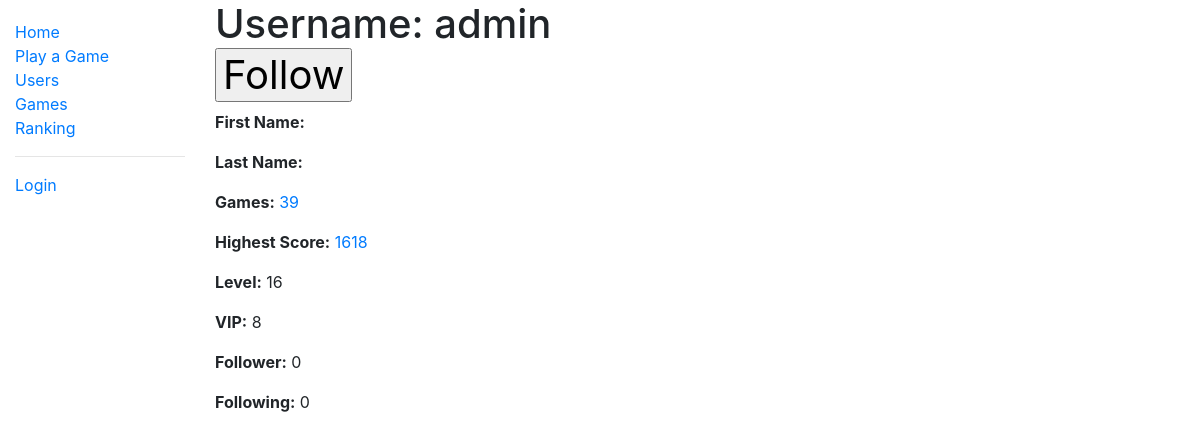
Before: /two_zero_four_eight/user/1 with the older database file.
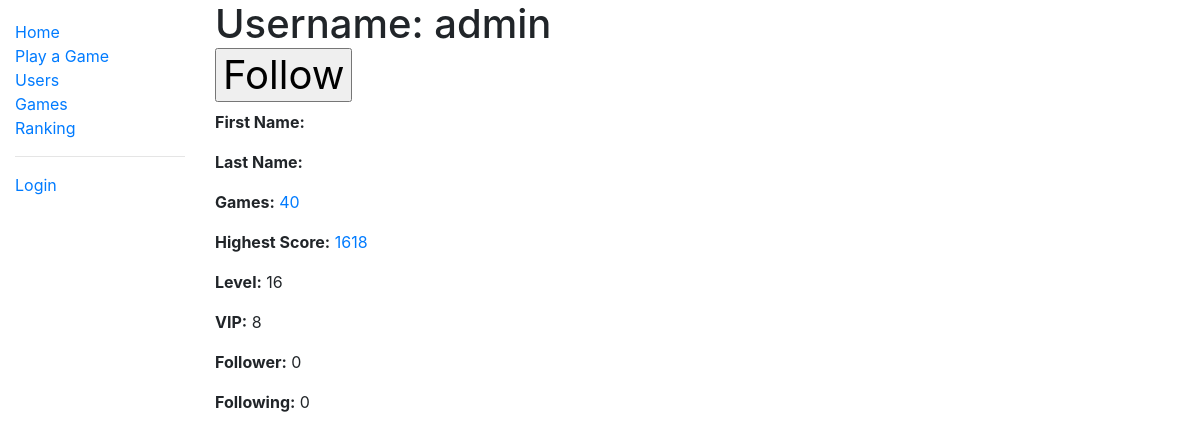
After: the same page with the newer database file.
### two_zero_four_eight/models.py (models this page shows, shortened)
class User(AbstractUser):
    game_played = models.IntegerField(verbose_name='Number of Games Played', default=0)
    highest_score = models.PositiveIntegerField(verbose_name='Highest Score', null=True, blank=True)
    fastest_solve = models.PositiveIntegerField(verbose_name='Fastest Solve', null=True, blank=True)
    experience = models.IntegerField(verbose_name='Experience', default=0)
    money_deposited = models.IntegerField(verbose_name='Money Deposited', default=0)
    num_follower = models.IntegerField(verbose_name='Followers', default=0)
    num_following = models.IntegerField(verbose_name='Followings', default=0)
    class Meta:
        ordering = ['date_joined']
    @property
    def level(self):
        return binary_search(number=self.experience, array=experience_table)
    @property
    def vip_level(self):
        return binary_search(number=self.money_deposited, array=vip_table)

### two_zero_four_eight/views.py (the view)
# urls.py: path('user/<int:pk>', views.UserDetailView.as_view(), name='user-detail'),
class UserDetailView(generic.DetailView):
    model = User
    context_object_name = 'user_detail'

### two_zero_four_eight/models.py (called while the page is built)
def binary_search(array, number):
    hi = len(array)
    lo = 0
    while hi > lo:
        mid = lo + int((hi - lo + 1) / 2)
        if array[mid] <= number:
            lo = mid
        else:
            hi = mid - 1
    return lo

### two_zero_four_eight/templates/two_zero_four_eight/user_detail.html (shortened to what this page needs)
{% extends "base_generic.html" %}
{% block content %}
  <h1>Username: {{ user_detail.username }}
    <form action="{% url 'add-follow' %}" method="post" onsubmit="return confirm('Do you really want to follow {{ user_detail.username }}?')">
      <input type="submit" value="Follow">
    </form>
  </h1>
  <p><strong>First Name:</strong> {{ user_detail.first_name }}</p>
  <p><strong>Last Name:</strong> {{ user_detail.last_name }}</p>
  <p><strong>Games:</strong> <a href = "{% url 'user-game' user_detail.id %}">{{ user_detail.game_played }}</a></p>
  <p><strong>Highest Score:</strong> <a href = ''>{{ user_detail.highest_score }}</a></p>
  <p><strong>Level:</strong> {{ user_detail.level }}</p>
  <p><strong>VIP:</strong> {{ user_detail.vip_level }}</p>
  <p><strong>Follower:</strong> {{ user_detail.num_follower }}</p>
  <p><strong>Following:</strong> {{ user_detail.num_following }}</p>
{% endblock %}

Changed rows visible on the page:
changed User "admin": game_played "39" → "40"
